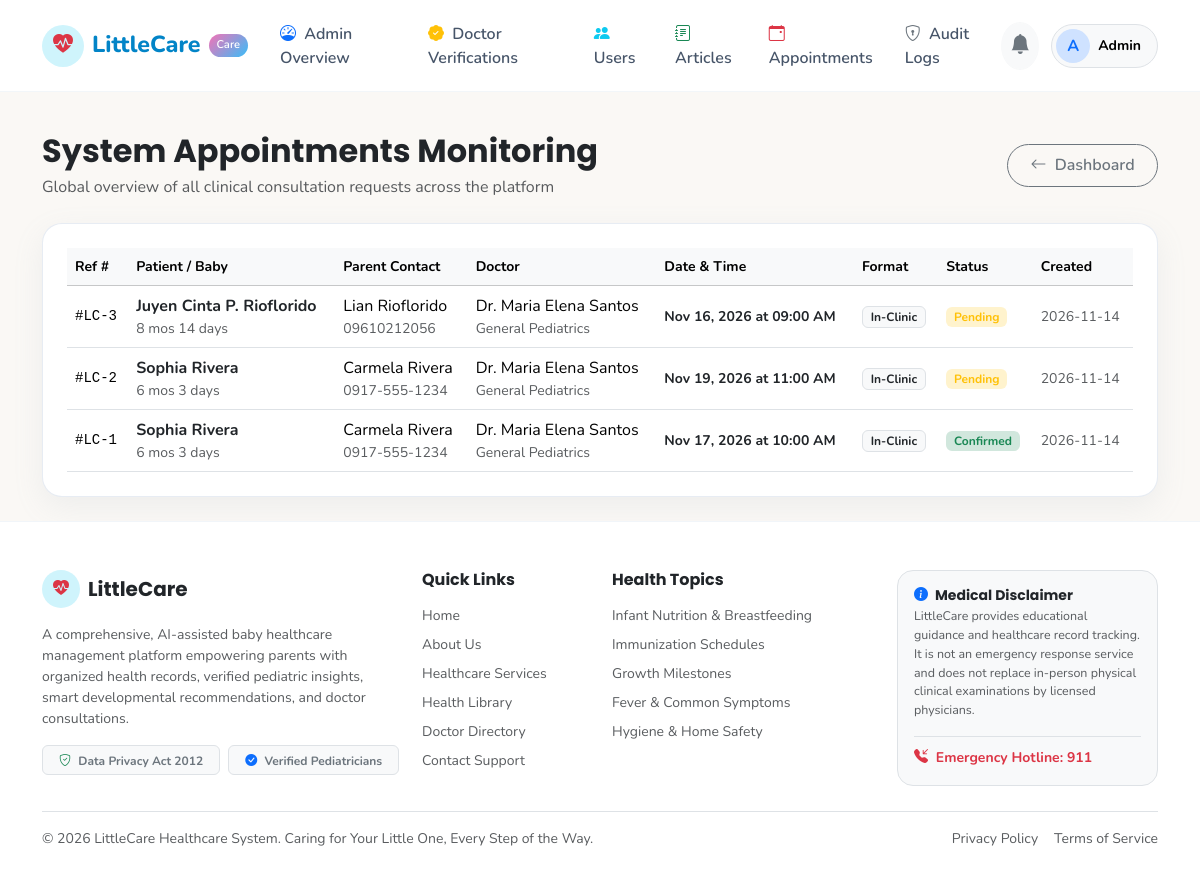
The app's page /admin/appointments (signed in) with its own data.
### app/models/user.py (models this page shows, shortened)
class User(UserMixin, db.Model):
    __tablename__ = 'users'
    id = db.Column(db.Integer, primary_key=True)
    email = db.Column(db.String(120), unique=True, nullable=False, index=True)
    password_hash = db.Column(db.String(256), nullable=False)
    first_name = db.Column(db.String(60), nullable=False)
    last_name = db.Column(db.String(60), nullable=False)
    role = db.Column(db.String(20), nullable=False, default='parent')  # 'parent', 'doctor', 'admin'
    phone = db.Column(db.String(30), nullable=True)
    profile_image = db.Column(db.String(255), default='default-avatar.png')
    is_active = db.Column(db.Boolean, default=True)
    created_at = db.Column(db.DateTime, default=datetime.utcnow)
    updated_at = db.Column(db.DateTime, default=datetime.utcnow, onupdate=datetime.utcnow)
    baby_profiles = db.relationship('BabyProfile', backref='parent', lazy='dynamic', cascade='all, delete-orphan')
    doctor_profile = db.relationship('DoctorProfile', backref='user', uselist=False, cascade='all, delete-orphan')
    parent_appointments = db.relationship('Appointment', backref='parent', foreign_keys='Appointment.parent_id', lazy='dynamic')
    ai_conversations = db.relationship('AIConversation', backref='parent', lazy='dynamic', cascade='all, delete-orphan')
    notifications = db.relationship('Notification', backref='user', lazy='dynamic', cascade='all, delete-orphan')
    audit_logs = db.relationship('AuditLog', backref='user', lazy='dynamic')
    @property
    def full_name(self):
        return f"{self.first_name} {self.last_name}"
    @property
    def is_parent(self):
        return self.role == 'parent'
    @property
    def is_doctor(self):
        return self.role == 'doctor'
    @property
    def is_admin(self):
        return self.role == 'admin'
    def unread_notifications_count(self):
        from app.models.notification import Notification
        return Notification.query.filter_by(user_id=self.id, is_read=False).count()

### app/models/appointment.py (models this page shows, shortened)
class Appointment(db.Model):
    __tablename__ = 'appointments'
    id = db.Column(db.Integer, primary_key=True)
    parent_id = db.Column(db.Integer, db.ForeignKey('users.id', ondelete='CASCADE'), nullable=False, index=True)
    doctor_id = db.Column(db.Integer, db.ForeignKey('doctor_profiles.id', ondelete='CASCADE'), nullable=False, index=True)
    baby_id = db.Column(db.Integer, db.ForeignKey('baby_profiles.id', ondelete='CASCADE'), nullable=False, index=True)
    appointment_date = db.Column(db.Date, nullable=False)
    appointment_time = db.Column(db.Time, nullable=False)
    consultation_type = db.Column(db.String(40), default='In-Clinic')  # 'In-Clinic', 'Teleconsultation'
    reason_for_visit = db.Column(db.Text, nullable=False)
    status = db.Column(db.String(30), default='Pending', index=True)  # 'Pending', 'Confirmed', 'Rejected', 'Cancelled', 'Completed'
    doctor_notes = db.Column(db.Text, nullable=True)
    rejection_reason = db.Column(db.Text, nullable=True)
    created_at = db.Column(db.DateTime, default=datetime.utcnow)
    updated_at = db.Column(db.DateTime, default=datetime.utcnow, onupdate=datetime.utcnow)
    __table_args__ = (
        db.Index('idx_doctor_slot', 'doctor_id', 'appointment_date', 'appointment_time'),
    )
    @property
    def formatted_datetime(self):
        return f"{self.appointment_date.strftime('%b %d, %Y')} at {self.appointment_time.strftime('%I:%M %p')}"
    @property
    def status_badge_class(self):
        badges = {
            'Pending': 'warning',
            'Confirmed': 'success',
            'Completed': 'info',
            'Rejected': 'danger',
            'Cancelled': 'secondary'
        }
        return badges.get(self.status, 'primary')

### app/models/baby.py (models this page shows, shortened)
class BabyProfile(db.Model):
    __tablename__ = 'baby_profiles'
    id = db.Column(db.Integer, primary_key=True)
    parent_id = db.Column(db.Integer, db.ForeignKey('users.id', ondelete='CASCADE'), nullable=False, index=True)
    name = db.Column(db.String(100), nullable=False)
    date_of_birth = db.Column(db.Date, nullable=False)
    gender = db.Column(db.String(10), nullable=False)  # 'male' or 'female'
    blood_type = db.Column(db.String(10), nullable=True)
    birth_weight = db.Column(db.Float, nullable=True)  # in kg
    birth_height = db.Column(db.Float, nullable=True)  # in cm
    birth_head_circumference = db.Column(db.Float, nullable=True)  # in cm
    allergies = db.Column(db.Text, nullable=True)
    pediatrician_notes = db.Column(db.Text, nullable=True)
    profile_photo = db.Column(db.String(255), default='default-baby.png')
    is_active = db.Column(db.Boolean, default=True)
    created_at = db.Column(db.DateTime, default=datetime.utcnow)
    updated_at = db.Column(db.DateTime, default=datetime.utcnow, onupdate=datetime.utcnow)
    growth_records = db.relationship('GrowthRecord', backref='baby', lazy='dynamic', cascade='all, delete-orphan', order_by='GrowthRecord.recorded_date.asc()')
    vaccination_records = db.relationship('VaccinationRecord', backref='baby', lazy='dynamic', cascade='all, delete-orphan', order_by='VaccinationRecord.date_administered.asc()')
    checkup_records = db.relationship('MedicalCheckupRecord', backref='baby', lazy='dynamic', cascade='all, delete-orphan', order_by='MedicalCheckupRecord.checkup_date.desc()')
    appointments = db.relationship('Appointment', backref='baby', lazy='dynamic', cascade='all, delete-orphan')
    recommendations = db.relationship('Recommendation', backref='baby', lazy='dynamic', cascade='all, delete-orphan')
    @property
    def age_display(self):
        if not self.date_of_birth:
            return "Unknown age"
        today = date.today()
        years = today.year - self.date_of_birth.year
        months = today.month - self.date_of_birth.month
        days = today.day - self.date_of_birth.day
        if days < 0:
            months -= 1
            days += 30
        if months < 0:
            years -= 1
            months += 12
        parts = []
        if years > 0:
            parts.append(f"{years} {'yr' if years == 1 else 'yrs'}")
        if months > 0:
            parts.append(f"{months} {'mo' if months == 1 else 'mos'}")
        if days > 0 or not parts:
            parts.append(f"{days} {'day' if days == 1 else 'days'}")
        return " ".join(parts)

### app/models/doctor.py (models this page shows, shortened)
class DoctorProfile(db.Model):
    __tablename__ = 'doctor_profiles'
    id = db.Column(db.Integer, primary_key=True)
    user_id = db.Column(db.Integer, db.ForeignKey('users.id', ondelete='CASCADE'), unique=True, nullable=False, index=True)
    specialty = db.Column(db.String(120), nullable=False, default='General Pediatrics')
    license_number = db.Column(db.String(80), nullable=False)  # PRC Medical License
    ptr_number = db.Column(db.String(80), nullable=True)
    clinic_affiliation = db.Column(db.String(200), nullable=False)
    clinic_address = db.Column(db.String(255), nullable=True)
    bio = db.Column(db.Text, nullable=True)
    experience_years = db.Column(db.Integer, default=5)
    consultation_fee = db.Column(db.Float, default=500.0)  # Advisory only, no e-commerce checkout
    consultation_types = db.Column(db.String(120), default='In-Clinic, Teleconsultation')
    is_verified = db.Column(db.Boolean, default=False)
    verification_date = db.Column(db.DateTime, nullable=True)
    verification_notes = db.Column(db.Text, nullable=True)
    created_at = db.Column(db.DateTime, default=datetime.utcnow)
    updated_at = db.Column(db.DateTime, default=datetime.utcnow, onupdate=datetime.utcnow)
    availabilities = db.relationship('DoctorAvailability', backref='doctor', lazy='dynamic', cascade='all, delete-orphan')
    appointments = db.relationship('Appointment', backref='doctor', foreign_keys='Appointment.doctor_id', lazy='dynamic')
    @property
    def doctor_name(self):
        return f"Dr. {self.user.first_name} {self.user.last_name}"

### app/routes/admin.py (the view)
@admin_bp.route('/appointments')
@login_required
@admin_required
def appointments():
    all_appointments = Appointment.query.order_by(Appointment.created_at.desc()).all()
    return render_template('admin/appointments.html', appointments=all_appointments)

### app/templates/admin/appointments.html (shortened to what this page needs)
{% extends "base.html" %}
{% block content %}
<div class="container py-4">
    <div class="d-flex justify-content-between align-items-center mb-4">
        <div>
            <h2 class="fw-bold text-dark mb-1">System Appointments Monitoring</h2>
            <p class="text-muted mb-0">Global overview of all clinical consultation requests across the platform</p>
        </div>
        <a href="{{ url_for('admin.dashboard') }}" class="btn btn-outline-secondary btn-rounded">
            <i class="bi bi-arrow-left me-1"></i> Dashboard
        </a>
    </div>
    <div class="lc-card p-4">
        {% if appointments %}
            <div class="table-responsive">
                <table class="table table-hover align-middle mb-0">
                    <thead class="table-light small text-muted">
                        <tr>
                            <th>Ref #</th>
                            <th>Patient / Baby</th>
                            <th>Parent Contact</th>
                            <th>Doctor</th>
                            <th>Date & Time</th>
                            <th>Format</th>
                            <th>Status</th>
                            <th>Created</th>
                        </tr>
                    </thead>
                    <tbody>
                        {% for apt in appointments %}
                            <tr>
                                <td class="font-monospace small">#LC-{{ apt.id }}</td>
                                <td>
                                    <strong class="text-dark">{{ apt.baby.name }}</strong>
                                    <small class="text-muted d-block">{{ apt.baby.age_display }}</small>
                                </td>
                                <td>
                                    {{ apt.parent.full_name }}
                                    <small class="text-muted d-block">{{ apt.parent.phone or apt.parent.email }}</small>
                                </td>
                                <td>
                                    {{ apt.doctor.doctor_name }}
                                    <small class="text-muted d-block">{{ apt.doctor.specialty }}</small>
                                </td>
                                <td class="fw-bold text-dark small">{{ apt.formatted_datetime }}</td>
                                <td><span class="badge bg-light text-dark border">{{ apt.consultation_type }}</span></td>
                                <td>
                                    <span class="badge bg-{{ apt.status_badge_class }}-subtle text-{{ apt.status_badge_class }}">
                                        {{ apt.status }}
                                    </span>
                                </td>
                                <td class="text-muted small">{{ apt.created_at.strftime('%Y-%m-%d') }}</td>
                            </tr>
                        {% endfor %}
                    </tbody>
                </table>
            </div>
        {% else %}
            <div class="text-center py-5 text-muted small">No appointments have been booked on the platform yet.</div>
        {% endif %}
    </div>
</div>
{% endblock %}

### app/templates/components/navbar.html (shortened to what this page needs)
<nav class="navbar navbar-expand-lg navbar-littlecare">
    <div class="container">
        <a class="navbar-brand" href="{{ url_for('main.index') }}">
            <span class="rounded-circle bg-info-subtle p-2 d-inline-flex align-items-center justify-content-center text-primary" style="width: 42px; height: 42px;">
                <i class="bi bi-heart-pulse-fill text-danger fs-5"></i>
            </span>
            <span>LittleCare</span>
            <span class="brand-badge">Care</span>
        </a>
        <div class="collapse navbar-collapse" id="littleCareNav">
            <ul class="navbar-nav me-auto mb-2 mb-lg-0 align-items-lg-center">
                {% if not current_user.is_authenticated %}
                    <li class="nav-item"><a class="nav-link" href="{{ url_for('main.index') }}">Home</a></li>
                    <li class="nav-item"><a class="nav-link" href="{{ url_for('main.about') }}">About Us</a></li>
                    <li class="nav-item"><a class="nav-link" href="{{ url_for('main.services') }}">Healthcare Services</a></li>
                    <li class="nav-item"><a class="nav-link" href="{{ url_for('articles.index') }}">Health Library</a></li>
                    <li class="nav-item"><a class="nav-link" href="{{ url_for('doctors.directory') }}">Doctors</a></li>
                    <li class="nav-item"><a class="nav-link" href="{{ url_for('main.contact') }}">Contact</a></li>
                {% elif current_user.is_admin %}
                    <li class="nav-item"><a class="nav-link" href="{{ url_for('admin.dashboard') }}"><i class="bi bi-speedometer me-1 text-primary"></i> Admin Overview</a></li>
                    <li class="nav-item"><a class="nav-link" href="{{ url_for('admin.doctors') }}"><i class="bi bi-patch-check-fill me-1 text-warning"></i> Doctor Verifications</a></li>
                    <li class="nav-item"><a class="nav-link" href="{{ url_for('admin.users') }}"><i class="bi bi-people-fill me-1 text-info"></i> Users</a></li>
                    <li class="nav-item"><a class="nav-link" href="{{ url_for('admin.articles') }}"><i class="bi bi-journal-text me-1 text-success"></i> Articles</a></li>
                    <li class="nav-item"><a class="nav-link" href="{{ url_for('admin.appointments') }}"><i class="bi bi-calendar-event me-1 text-danger"></i> Appointments</a></li>
                    <li class="nav-item"><a class="nav-link" href="{{ url_for('admin.audit_logs') }}"><i class="bi bi-shield-lock me-1 text-secondary"></i> Audit Logs</a></li>
                {% endif %}
            </ul>
            <div class="d-flex align-items-center gap-2">
                {% if not current_user.is_authenticated %}
                    <a href="{{ url_for('auth.login') }}" class="btn btn-outline-primary btn-rounded px-3">Sign In</a>
                    <div class="dropdown">
                        <button class="btn btn-lc-primary btn-rounded px-3 dropdown-toggle" type="button" data-bs-toggle="dropdown">
                            Get Started
                        </button>
                        <ul class="dropdown-menu dropdown-menu-end border-0 shadow-sm rounded-4">
                            <li><a class="dropdown-item py-2" href="{{ url_for('auth.register') }}"><i class="bi bi-person-heart text-danger me-2"></i> Register as Parent</a></li>
                            <li><a class="dropdown-item py-2" href="{{ url_for('auth.register_doctor') }}"><i class="bi bi-hospital text-primary me-2"></i> Join as Doctor</a></li>
                        </ul>
                    </div>
                {% else %}
                    <a href="{{ url_for('notifications.index') }}" class="btn btn-light rounded-circle position-relative p-2" title="Notifications">
                        <i class="bi bi-bell-fill text-secondary fs-5"></i>
                    </a>
                    <div class="dropdown ms-1">
                        <button class="btn btn-light rounded-pill p-1 pe-3 d-flex align-items-center gap-2 border" type="button" data-bs-toggle="dropdown">
                            <span class="rounded-circle bg-primary-subtle text-primary fw-bold d-inline-flex align-items-center justify-content-center" style="width: 34px; height: 34px;">
                                {{ current_user.first_name[0] }}
                            </span>
                            <span class="small fw-bold d-none d-sm-inline">{{ current_user.first_name }}</span>
                        </button>
                    </div>
                {% endif %}
            </div>
        </div>
    </div>
</nav>

### records on screen
User: first_name "A", first_name "Admin"
Appointment: id "3", baby.name "Juyen Cinta P. Rioflorido", baby.age_display "8 mos 14 days", parent.full_name "Lian Rioflorido", parent "09610212056", doctor.doctor_name "Dr. Maria Elena Santos", doctor.specialty "General Pediatrics", formatted_datetime "Nov 16, 2026 at 09:00 AM", consultation_type "In-Clinic", status "Pending", created_at "2026-11-14"
Appointment: id "2", baby.name "Sophia Rivera", baby.age_display "6 mos 3 days", parent.full_name "Carmela Rivera", parent "0917-555-1234", doctor.doctor_name "Dr. Maria Elena Santos", doctor.specialty "General Pediatrics", formatted_datetime "Nov 19, 2026 at 11:00 AM", consultation_type "In-Clinic", status "Pending", created_at "2026-11-14"
Appointment: id "1", baby.name "Sophia Rivera", baby.age_display "6 mos 3 days", parent.full_name "Carmela Rivera", parent "0917-555-1234", doctor.doctor_name "Dr. Maria Elena Santos", doctor.specialty "General Pediatrics", formatted_datetime "Nov 17, 2026 at 10:00 AM", consultation_type "In-Clinic", status "Confirmed", created_at "2026-11-14"
